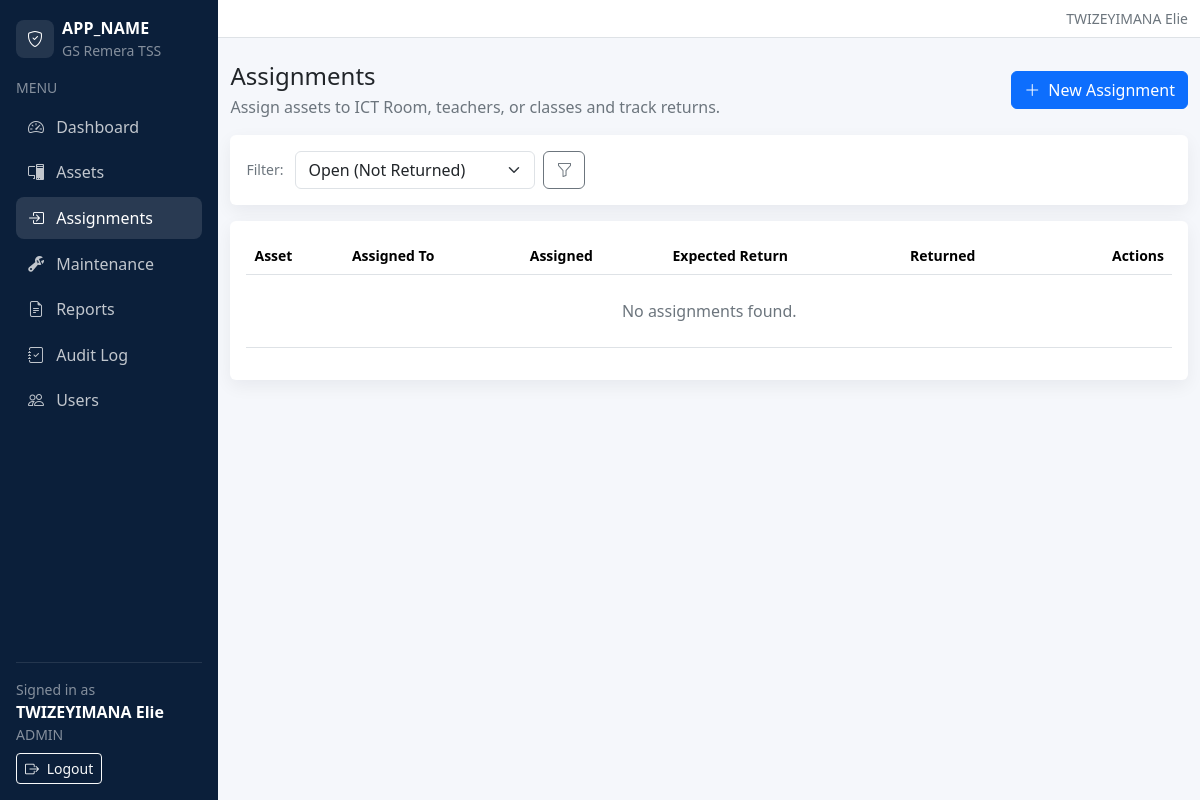
The page /teacher/assignments/index.php (signed in) on the database as committed earlier.
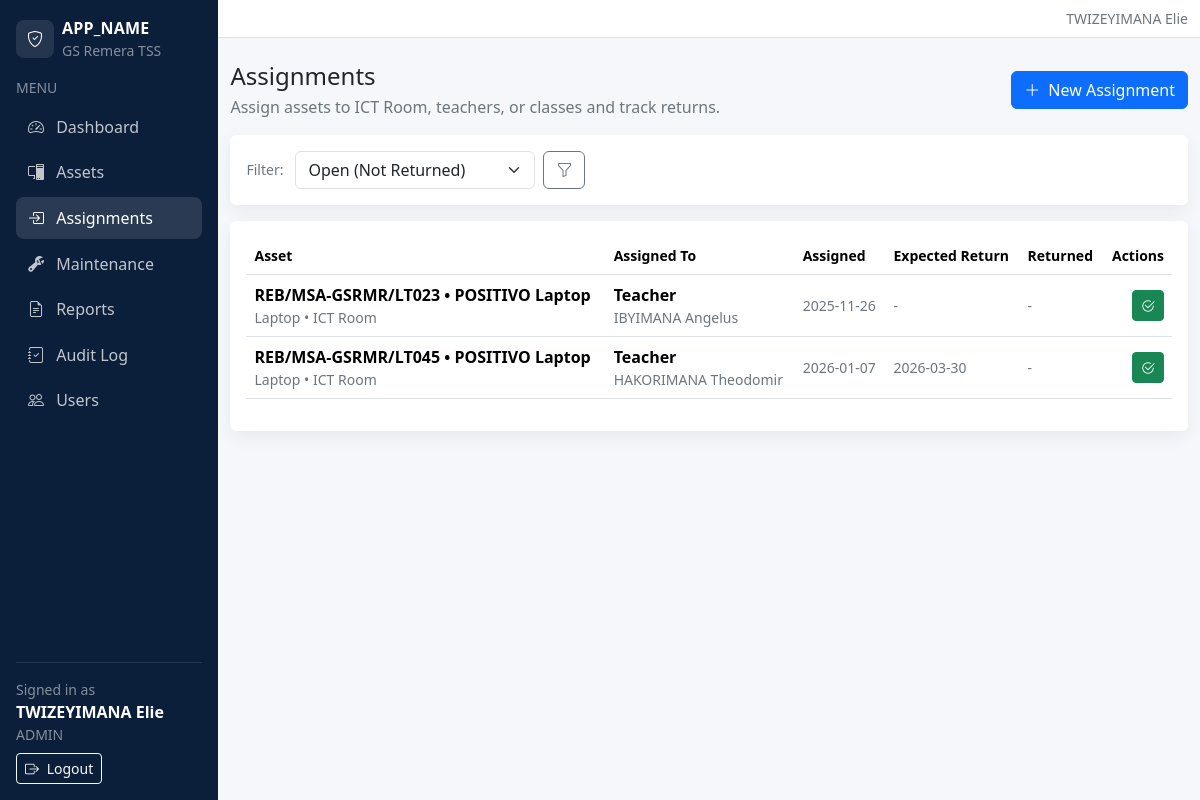
The same page on the database as committed later.
### tables this page shows
CREATE TABLE `asset_assignments` (
  `id` int(10) UNSIGNED NOT NULL,
  `asset_id` int(10) UNSIGNED NOT NULL,
  `assigned_to_type` enum('ICT Room','Teacher','Class/Department') NOT NULL,
  `assigned_to_name` varchar(120) NOT NULL,
  `assigned_date` date NOT NULL,
  `expected_return_date` date DEFAULT NULL,
  `returned_date` date DEFAULT NULL,
  `notes` text,
  `created_by` int(10) UNSIGNED NOT NULL,
  `created_at` datetime NOT NULL DEFAULT CURRENT_TIMESTAMP
);

CREATE TABLE `assets` (
  `id` int(10) UNSIGNED NOT NULL,
  `asset_code` varchar(40) NOT NULL,
  `asset_name` varchar(120) NOT NULL,
  `category_id` int(10) UNSIGNED NOT NULL,
  `brand` varchar(80) DEFAULT NULL,
  `model` varchar(80) DEFAULT NULL,
  `serial_number` varchar(80) DEFAULT NULL,
  `purchase_date` date DEFAULT NULL,
  `asset_condition` enum('New','Good','Fair','Damaged') NOT NULL DEFAULT 'Good',
  `status` enum('Available','In Use','Maintenance','Lost') NOT NULL DEFAULT 'Available',
  `location_id` int(10) UNSIGNED NOT NULL,
  `image_path` varchar(255) DEFAULT NULL,
  `notes` text,
  `created_at` datetime NOT NULL DEFAULT CURRENT_TIMESTAMP,
  `updated_at` datetime DEFAULT NULL ON UPDATE CURRENT_TIMESTAMP
);

CREATE TABLE `asset_categories` (
  `id` int(10) UNSIGNED NOT NULL,
  `name` varchar(80) NOT NULL
);

CREATE TABLE `locations` (
  `id` int(10) UNSIGNED NOT NULL,
  `name` varchar(80) NOT NULL
);

### includes/url.php (called while the page is built, shortened)
<?php
function base_url(): string
{
  $b = defined('BASE_URL') ? (string)BASE_URL : '';
  $b = rtrim($b, '/');
  return $b;
}
function url(string $path): string
{
  $full = base_url() . $path;
  return $full === '' ? '/' : $full;
}

### includes/auth.php (called while the page is built, shortened)
<?php
require_once __DIR__ . '/url.php';
function auth_user(): ?array
{
  return $_SESSION['user'] ?? null;
}

### teacher/assignments/index.php (the view, shortened to what this page needs)
<?php
require_once __DIR__ . '/../../includes/auth.php';
require_once __DIR__ . '/../../includes/layout.php';
require_once __DIR__ . '/../../includes/url.php';
$pdo = db();
$filter = trim($_GET['filter'] ?? 'open');
$where = '';
if ($filter === 'open') $where = "WHERE aa.returned_date IS NULL";
elseif ($filter === 'returned') $where = "WHERE aa.returned_date IS NOT NULL";
$stmt = $pdo->query("
  SELECT
    aa.*,
    a.asset_code, a.asset_name, a.status AS asset_status,
    c.name AS category_name,
    l.name AS location_name
  FROM asset_assignments aa
  JOIN assets a ON a.id = aa.asset_id
  JOIN asset_categories c ON c.id = a.category_id
  JOIN locations l ON l.id = a.location_id
  {$where}
  ORDER BY aa.id DESC
  LIMIT 200
");
$rows = $stmt->fetchAll();
layout_header('Assignments', 'assignments');
?>
<div class="d-flex align-items-center justify-content-between flex-wrap gap-2 mb-3">
  <div>
    <h1 class="h4 mb-1">Assignments</h1>
    <div class="text-secondary">Assign assets to ICT Room, teachers, or classes and track returns.</div>
  </div>
  <a class="btn btn-primary" href="<?php echo htmlspecialchars(url('/teacher/assignments/create.php')); ?>">
    <i class="bi bi-plus-lg me-1"></i> New Assignment
  </a>
</div>
<div class="card table-card mb-3">
  <div class="card-body">
    <form class="d-flex align-items-center gap-2 flex-wrap" method="get">
      <div class="small text-secondary me-1">Filter:</div>
      <?php
        $filters = [
          'open' => 'Open (Not Returned)',
          'returned' => 'Returned',
          'all' => 'All',
        ];
      ?>
      <select class="form-select" name="filter" style="max-width:240px;">
        <?php foreach ($filters as $k => $label): ?>
          <option value="<?php echo htmlspecialchars($k); ?>" <?php echo ($filter === $k) ? 'selected' : ''; ?>>
            <?php echo htmlspecialchars($label); ?>
          </option>
        <?php endforeach; ?>
      </select>
      <button class="btn btn-outline-secondary" type="submit"><i class="bi bi-funnel"></i></button>
    </form>
  </div>
</div>
<div class="card table-card">
  <div class="card-body">
    <div class="table-responsive">
      <table class="table align-middle">
        <thead>
          <tr class="text-secondary small">
            <th>Asset</th>
            <th>Assigned To</th>
            <th>Assigned</th>
            <th>Expected Return</th>
            <th>Returned</th>
            <th class="text-end">Actions</th>
          </tr>
        </thead>
        <tbody>
          <?php if (!$rows): ?>
            <tr><td colspan="6" class="text-center text-secondary py-4">No assignments found.</td></tr>
          <?php endif; ?>
          <?php foreach ($rows as $r): ?>
            <tr>
              <td>
                <div class="fw-semibold"><?php echo htmlspecialchars($r['asset_code']); ?> • <?php echo htmlspecialchars($r['asset_name']); ?></div>
                <div class="small text-secondary"><?php echo htmlspecialchars($r['category_name']); ?> • <?php echo htmlspecialchars($r['location_name']); ?></div>
              </td>
              <td>
                <div class="fw-semibold"><?php echo htmlspecialchars($r['assigned_to_type']); ?></div>
                <div class="small text-secondary"><?php echo htmlspecialchars($r['assigned_to_name']); ?></div>
              </td>
              <td class="small text-secondary"><?php echo htmlspecialchars($r['assigned_date']); ?></td>
              <td class="small text-secondary"><?php echo htmlspecialchars($r['expected_return_date'] ?: '-'); ?></td>
              <td class="small text-secondary"><?php echo htmlspecialchars($r['returned_date'] ?: '-'); ?></td>
              <td class="text-end">
                <?php if (empty($r['returned_date'])): ?>
                  <a class="btn btn-sm btn-success"
                     href="<?php echo htmlspecialchars(url('/teacher/assignments/return.php')); ?>?id=<?php echo (int)$r['id']; ?>"
                     data-confirm="Mark this asset as returned?">
                    <i class="bi bi-check2-circle"></i>
                  </a>
                <?php endif; ?>
              </td>
            </tr>
          <?php endforeach; ?>
        </tbody>
      </table>
    </div>
  </div>
</div>
<?php layout_footer(); ?>

### includes/layout.php (shortened to what this page needs)
<?php
require_once __DIR__ . '/auth.php';
require_once __DIR__ . '/url.php';
function layout_header(string $title, string $active = ''): void
{
  $user = auth_user();
  $role = $user['role'] ?? '';
  $fullName = $user['full_name'] ?? '';
  $appTitle = APP_NAME;
  $navItems = [
    ['label' => 'Dashboard', 'icon' => 'bi-speedometer2', 'href' => url('/index.php'), 'key' => 'dashboard', 'roles' => ['admin','teacher','viewer']],
    ['label' => 'Assets', 'icon' => 'bi-pc-display', 'href' => url('/admin/assets/index.php'), 'key' => 'assets', 'roles' => ['admin','teacher','viewer']],
    ['label' => 'Assignments', 'icon' => 'bi-box-arrow-in-right', 'href' => url('/teacher/assignments/index.php'), 'key' => 'assignments', 'roles' => ['admin','teacher','viewer']],
    ['label' => 'Maintenance', 'icon' => 'bi-wrench-adjustable', 'href' => url('/teacher/maintenance/index.php'), 'key' => 'maintenance', 'roles' => ['admin','teacher']],
    ['label' => 'Reports', 'icon' => 'bi-file-earmark-text', 'href' => url('/reports/index.php'), 'key' => 'reports', 'roles' => ['admin','teacher','viewer']],
    ['label' => 'Audit Log', 'icon' => 'bi-journal-check', 'href' => url('/admin/audit/index.php'), 'key' => 'audit', 'roles' => ['admin']],
    ['label' => 'Users', 'icon' => 'bi-people', 'href' => url('/admin/users/index.php'), 'key' => 'users', 'roles' => ['admin']],
  ];
  ?>
  <!doctype html>
  <html lang="en">
  <head>
    <link href="https://cdn.jsdelivr.net/npm/bootstrap@5.3.3/dist/css/bootstrap.min.css" rel="stylesheet">
    <link href="https://cdn.jsdelivr.net/npm/bootstrap-icons@1.11.3/font/bootstrap-icons.min.css" rel="stylesheet">
    <link href="<?php echo htmlspecialchars(url('/assets/css/app.css')); ?>" rel="stylesheet">
  </head>
  <body>
    <div class="d-flex app-shell">
      <aside class="sidebar d-none d-md-flex flex-column p-3">
        <div class="d-flex align-items-center gap-2 mb-3 text-white">
          <div class="rounded-3 bg-white bg-opacity-10 d-flex align-items-center justify-content-center" style="width:38px;height:38px;">
            <i class="bi bi-shield-check"></i>
          </div>
          <div>
            <div class="brand"><?php echo htmlspecialchars($appTitle); ?></div>
            <div class="small text-white-50">GS Remera TSS</div>
          </div>
        </div>
        <div class="small text-white-50 mb-2">MENU</div>
        <nav class="nav nav-pills flex-column gap-1">
          <?php foreach ($navItems as $item): ?>
            <a class="nav-link <?php echo ($active === $item['key']) ? 'active' : ''; ?>"
               href="<?php echo htmlspecialchars($item['href']); ?>">
              <i class="bi <?php echo htmlspecialchars($item['icon']); ?> me-2"></i>
              <?php echo htmlspecialchars($item['label']); ?>
            </a>
          <?php endforeach; ?>
        </nav>
        <div class="mt-auto pt-3 border-top border-white border-opacity-10">
          <div class="text-white-50 small">Signed in as</div>
          <div class="text-white fw-semibold"><?php echo htmlspecialchars($fullName ?: 'User'); ?></div>
          <div class="text-white-50 small text-uppercase"><?php echo htmlspecialchars($role ?: '-'); ?></div>
          <div class="mt-2">
            <a class="btn btn-sm btn-outline-light" href="<?php echo htmlspecialchars(url('/auth/logout.php')); ?>">
              <i class="bi bi-box-arrow-right me-1"></i> Logout
            </a>
          </div>
        </div>
      </aside>
      <main class="content">
        <nav class="navbar navbar-expand bg-white border-bottom">
          <div class="container-fluid">
            <div class="ms-auto d-flex align-items-center gap-2">
              <span class="text-secondary small d-none d-sm-inline">
                <?php echo htmlspecialchars($fullName ?: ''); ?>
              </span>
            </div>
          </div>
        </nav>
        <div class="container-fluid py-4">
  <?php
}
function layout_footer(): void
{
  ?>
        </div>
      </main>
    </div>
  </body>
  </html>
  <?php
}

### assets/css/app.css (style rules this page uses)
:root { --gs-primary:#0d6efd; --gs-sidebar:#0b1f3a; --gs-sidebar-muted:rgba(255,255,255,.75); }
body { background:#f5f7fb; }
.app-shell { min-height:100vh; }
.sidebar { width:260px; background:var(--gs-sidebar); }
.sidebar .brand { font-weight:700; letter-spacing:.2px; }
.sidebar .nav-link { color:var(--gs-sidebar-muted); border-radius:.5rem; padding:.55rem .75rem; }
.sidebar .nav-link:hover, .sidebar .nav-link.active { color:#fff; background:rgba(255,255,255,.12); }
.content { width:100%; }
.table-card { border:0; box-shadow:0 6px 18px rgba(16,24,40,.06); }

Rows that differ between the two databases and show on the page:
added asset_assignments: asset.asset_code "REB/MSA-GSRMR/LT023", asset.asset_name "POSITIVO Laptop", asset_categories.name "Laptop", locations.name "ICT Room", assigned_to_type "Teacher", assigned_to_name "IBYIMANA Angelus", assigned_date "2025-11-26", expected_return_date "-", returned_date "-"
added asset_assignments: asset.asset_code "REB/MSA-GSRMR/LT045", asset.asset_name "POSITIVO Laptop", asset_categories.name "Laptop", locations.name "ICT Room", assigned_to_type "Teacher", assigned_to_name "HAKORIMANA Theodomir", assigned_date "2026-01-07", expected_return_date "2026-03-30", returned_date "-"
Other text that changed with them:
text no longer shown: "No assignments found."
